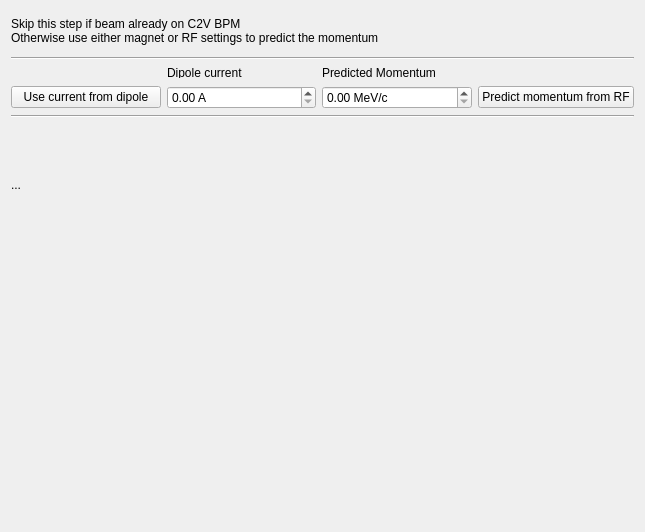
         <widget class="QWidget" name="page">
          <property name="geometry">
           <rect>
            <x>0</x>
            <y>0</y>
            <width>645</width>
            <height>532</height>
           </rect>
          </property>
          <attribute name="label">
           <string>Predicted Momentum</string>
          </attribute>
          <layout class="QGridLayout" name="gridLayout_11">
           <item row="1" column="0">
            <widget class="Line" name="line">
             <property name="orientation">
              <enum>Qt::Horizontal</enum>
             </property>
            </widget>
           </item>
           <item row="0" column="0">
            <widget class="QLabel" name="label_2">
             <property name="maximumSize">
              <size>
               <width>16777215</width>
               <height>40</height>
              </size>
             </property>
             <property name="text">
              <string>Skip this step if beam already on C2V BPM
Otherwise use either magnet or RF settings to predict the momentum</string>
             </property>
            </widget>
           </item>
           <item row="3" column="0">
            <widget class="Line" name="line_2">
             <property name="orientation">
              <enum>Qt::Horizontal</enum>
             </property>
            </widget>
           </item>
           <item row="2" column="0">
            <layout class="QGridLayout" name="gridLayout_4">
             <item row="1" column="1">
              <widget class="QDoubleSpinBox" name="doubleSpinBox_I_predict">
               <property name="suffix">
                <string> A</string>
               </property>
              </widget>
             </item>
             <item row="1" column="0">
              <widget class="QPushButton" name="pushButton_useCurrent">
               <property name="sizePolicy">
                <sizepolicy hsizetype="Minimum" vsizetype="Fixed">
                 <horstretch>0</horstretch>
                 <verstretch>0</verstretch>
                </sizepolicy>
               </property>
               <property name="minimumSize">
                <size>
                 <width>140</width>
                 <height>22</height>
                </size>
               </property>
               <property name="maximumSize">
                <size>
                 <width>371</width>
                 <height>16777215</height>
                </size>
               </property>
               <property name="text">
                <string>Use current from dipole</string>
               </property>
               <property name="checked">
                <bool>false</bool>
               </property>
              </widget>
             </item>
             <item row="0" column="2">
              <widget class="QLabel" name="label_3">
               <property name="text">
                <string>Predicted Momentum</string>
               </property>
              </widget>
             </item>
             <item row="1" column="2">
              <widget class="QDoubleSpinBox" name="doubleSpinBox_p_predict">
               <property name="suffix">
                <string> MeV/c</string>
               </property>
              </widget>
             </item>
             <item row="1" column="3">
              <widget class="QPushButton" name="pushButton_useRF">
               <property name="enabled">
                <bool>true</bool>
               </property>
               <property name="sizePolicy">
                <sizepolicy hsizetype="Minimum" vsizetype="Fixed">
                 <horstretch>0</horstretch>
                 <verstretch>0</verstretch>
                </sizepolicy>
               </property>
               <property name="minimumSize">
                <size>
                 <width>140</width>
                 <height>22</height>
                </size>
               </property>
               <property name="maximumSize">
                <size>
                 <width>371</width>
                 <height>16777215</height>
                </size>
               </property>
               <property name="font">
                <font/>
               </property>
               <property name="text">
                <string>Predict momentum from RF</string>
               </property>
               <property name="checked">
                <bool>false</bool>
               </property>
              </widget>
             </item>
             <item row="0" column="1">
              <widget class="QLabel" name="label_4">
               <property name="maximumSize">
                <size>
                 <width>16777215</width>
                 <height>10</height>
                </size>
               </property>
               <property name="text">
                <string>Dipole current</string>
               </property>
              </widget>
             </item>
            </layout>
           </item>
           <item row="4" column="0">
            <widget class="QLabel" name="label_I">
             <property name="minimumSize">
              <size>
               <width>120</width>
               <height>0</height>
              </size>
             </property>
             <property name="text">
              <string>...</string>
             </property>
            </widget>
           </item>
           <item row="5" column="0">
            <widget class="QLabel" name="label_6">
             <property name="minimumSize">
              <size>
               <width>0</width>
               <height>270</height>
              </size>
             </property>
             <property name="text">
              <string/>
             </property>
            </widget>
           </item>
          </layout>
         </widget>
